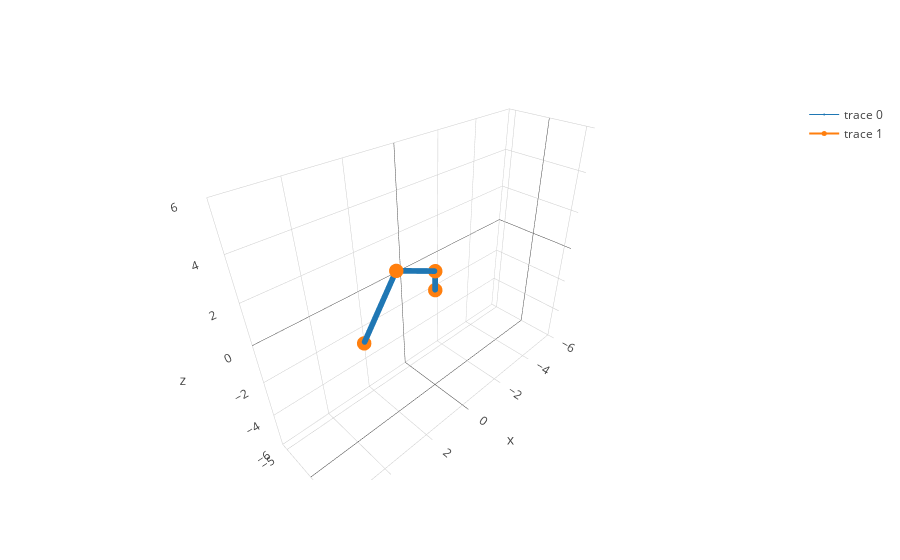

The notebook cell saved with this chart:
### Code cell
theta = [0,pi/3,pi/2]
kin.fwd(robot1,theta)
m = graphics.plotcurrpos(robot1)
m.show()

### Figure 1 — Plotly figure (JSON) as saved in the notebook; plotly's stock layout.template omitted (floating-point values rounded to 4 significant figures; data arrays with more than 128 entries replaced by an {"elided": "..."} marker saying what was removed)
{"data": [{"line": {"color": "#1f77b4", "width": 1}, "marker": {"size": 2}, "type": "scatter3d", "uid": "d76eba80-268e-4d57-b765-5dd7be439388", "x": {"elided": "150 float values"}, "y": {"elided": "150 int values"}, "z": {"elided": "150 float values"}}, {"line": {"color": "#ff7f0e", "width": 2}, "marker": {"size": 5}, "type": "scatter3d", "uid": "0a303049-050a-4014-b0ed-5909b058c98e", "x": [0, 0, 1.732, 3.232], "y": [0, 0, 0, 0], "z": [0, 1, 2, -0.5981]}], "layout": {"scene": {"xaxis": {"range": [-6, 6]}, "yaxis": {"range": [-6, 6]}, "zaxis": {"range": [-6, 6]}}}}
